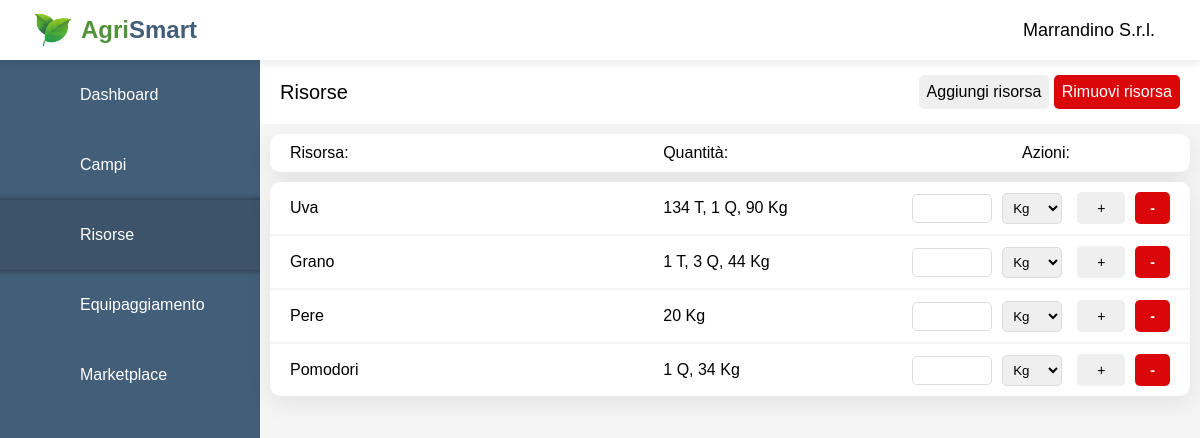
/agrismart/dashboard/resources.php (signed in), run on the app's committed database.
### tables this page shows
CREATE TABLE `risorse` (
  `id_risorsa` int(11) NOT NULL,
  `nome_risorsa` varchar(255) NOT NULL,
  `qnt` int(11) NOT NULL,
  `id_utente` int(11) DEFAULT NULL
);

### agrismart/dashboard/resources.php (the view, shortened to what this page needs)
<?php
    require_once "../main-page/scripts/database.php";
?>
<!DOCTYPE html>
<html lang="en">
<head>
    <link rel="stylesheet" href="https://atugatran.github.io/FontAwesome6Pro/css/all.min.css" >
    <link rel="stylesheet" href="styles/style_resources.css">
</head>
<body>
    <div class="container">
        <div class="topbar">
            <div class="topbar-logo">
                <a id="topbar-link-logo" href="dashboard.php">
                    <img src="/agrismart/img/leaf.png">
                    <h2 style="color: #52923a;">Agri</h2>
                    <h2 style="color: #435e78;">Smart</h2>
                </a>
            </div>
            <div class="topbar-session">
                <h3 id="topbar-farm-name"><?php echo $_SESSION['nomeAzienda']?></h3>
                <a href="scripts/logout.php"><button id="topbar-logout-btn"><i class='fa-regular fa-arrow-right-from-bracket'></i></button></a>
            </div>
        </div>
        <div class="sidebar">
            <div class="sidebar-button" id="sidebar-dashboard-button">
                <a href="dashboard.php">
                    <div>Dashboard</div>
                </a>
            </div>
            <div class="sidebar-button" id="sidebar-fields-button">
                <a href="fields.php">
                    <div>Campi</div>
                </a>
            </div>
            <div class="sidebar-button" id="sidebar-resources-button">
                <a href="resources.php">
                    <div>Risorse</div>
                </a>
            </div>
            <div class="sidebar-button" id="sidebar-equip-button">
                <a href="equip.php">
                    <div>Equipaggiamento</div>
                </a>
            </div>
            <div class="sidebar-button" id="sidebar-market-button">
                <a href="market.php">
                    <div>Marketplace</div>
                </a>
            </div>
            </div>
        </div>
        <div class="main">
            <div class="upbar">
                <div class="upbar-title">Risorse</div>
                <div class="upbar-buttons">
                    <button id="upbar-add-btn">Aggiungi risorsa</button>
                    <button id="upbar-remove-btn">Rimuovi risorsa</button>
                </div>
            </div>
            <div class="first-card">
                <div class="name">Risorsa:</div>
                <div class="quantity">Quantità:</div>
                <div class="act">Azioni:</div>
            </div>
            <?php
                $sql = "SELECT * FROM risorse WHERE id_utente = ?";
                $stmt = mysqli_stmt_init($conn);
                if (mysqli_stmt_prepare($stmt, $sql)) {
                    mysqli_stmt_bind_param($stmt, "i", $_SESSION["idUtente"]);
                    mysqli_stmt_execute($stmt);
                    $result = mysqli_stmt_get_result($stmt);
                    $rowCount = mysqli_num_rows($result);
                    $i=1;
                    if($rowCount>0){
                        echo "<div class='cards'>";
                    }
                    while ($row = mysqli_fetch_assoc($result)) {
                        echo "<div class='card'>" .
                                "<div class='card-name'>" . $row['nome_risorsa'] . "</div>" .
                                "<div class='card-quantity'>";
                                    $t = intdiv($row['qnt'], 1000);
                                    $q = intdiv($row['qnt'] % 1000, 100);
                                    $kg = $row['qnt'] % 100;
                                    echo  ($t > 0 ? " $t T" : "") . ($t>0 & $kg>0 & $q==0? "," : "").($t>0 & $q>0 ? "," : "") . ($q > 0 ? " $q Q" : "") . ($q>0 & $kg>0 ? "," : "") . ($kg > 0 ? " $kg Kg" : "") . (($q==0 & $kg==0 & $t==0 ? "Vuoto" : ""));
                        echo    "</div>" .
                                "<div class='card-actions'>" .
                                "<form action='resources.php' method='post'>" .
                                    "<input type='text' id='peso' name='peso' required>" .
                                    "<select name='unit' id='unit' required>
                                        <option value='Kg'>Kg</option>
                                        <option value='Q'>Q</option>
                                        <option value='T'>T</option>
                                    </select>" .
                                    "<input type='hidden' name='id-res-submit' value='" . $row["id_risorsa"] . "'>" .
                                    "<button type='submit' name='add-qnt-submit' id='card-add-btn'>  +  </button>" .
                                    "<button type='submit' name='rmv-qnt-submit'id='card-remove-btn'>  -  </button>" .
                                "</form>" .
                                "</div>";
                        echo "<form action='resources.php' method='post'>" .
                                    "<input type='hidden' name='id-res-submit' value='" . $row["id_risorsa"] . "'>" .
                                    "<button type='submit' name='delete-res-submit' class='card-delete disabled'>-</button>" .
                              "</form>
                            </div>";
                        if($rowCount>$i){
                            echo "<hr class='card-separator'>" ;
                        }
                        $i++;
                    }
                    if($rowCount>0){
                        echo "</div>";
                    }
                }
            ?>
        </div>
</body>
</html>

### agrismart/dashboard/styles/style_resources.css (style rules this page uses)
* { padding: 0; margin: 0; box-sizing: border-box; font-family: 'Montserrat', sans-serif; }
.main { position: absolute; top: 60px; width: calc(100% - 260px); left: 260px; min-height: calc(100vh - 60px); background: #f5f5f5; }
.topbar { position: fixed; background-color: #fff; box-shadow: 0 4px 8px 0 rgba(0,0,0,0.08); padding: 0 20px; height: 60px; width: 100%; display: flex; justify-content: space-between; align-items: center; z-index: 1; }
.topbar-logo img { width: 36px; margin-right: 10px; }
.topbar-session { display: flex; flex-direction: row; align-items: center; }
#topbar-link-logo { display: flex; align-items: center; text-decoration: none; padding-left: 15px; }
#topbar-farm-name { font-size: 18px; font-weight: 500; }
.sidebar { position: fixed; top: 60px; width: 260px; height: calc(100% - 60px); background:#435e78; overflow-x: hidden; }
.sidebar-button { width: 100%; padding: 5px 20px; background-color: #435e78; }
.sidebar-button a { width: 100%; font-weight: 450; text-decoration: none; color: #fff; height: 60px; display: flex; align-items: center; }
#sidebar-equip-button { box-shadow: inset 0px 10px 6px -10px rgba(0, 0, 0, 0.5); }
#sidebar-resources-button { background-color: #3c536a; }
#sidebar-fields-button { box-shadow: inset 0px -10px 6px -10px rgba(0, 0, 0, 0.5); }
.upbar { display: grid; grid-template-columns: 2fr auto; padding: 15px 20px; background-color: #fff; align-items: center; }
.upbar-title { font-size:20px; font-weight: 400; }
.upbar-buttons button { padding: 8px; border: none; border-radius: 5px; font-size: 16px; cursor: pointer; transition: 0.2s; }
#upbar-remove-btn { color:#fff; background-color: #db060a; }
.first-card { font-weight: 500; margin:10px; padding: 10px 20px; display: grid; align-items: center; grid-template-columns: 3fr 2fr auto; background: #fff; border-radius: 10px; box-shadow: 0 7px 25px rgba(0,0,0,0.08); }
.first-card .act { margin-left: 110px; margin-right: 100px; }
.cards { margin:10px; padding: 10px 20px; display:flex; flex-direction: column; justify-content: space-between; background: #fff; border-radius: 10px; box-shadow: 0 7px 25px rgba(0,0,0,0.08); }
.card { position: relative; display: grid; align-items: center; grid-template-columns: 3fr 2fr auto; }
.card-separator { margin:10px -20px; border:none; height: 2px; background-color: #f5f5f5; }
.card-actions button { padding: 8px; border: none; border-radius: 5px; font-size: 14px; cursor: pointer; transition: 0.2s; }
.card-actions input { width: 80px; padding: 6px; border: 1px solid #ddd; border-radius: 5px; }
.card-actions select { margin-left: 10px; width: 60px; padding: 6px; border: 1px solid #ddd; border-radius: 5px; }
#card-add-btn { margin-left: 15px; padding-left: 20px; padding-right: 20px; font-weight: 500; }
#card-remove-btn { background-color: #db060a; margin-left: 10px; padding-left: 15px; padding-right: 15px; font-weight: 700; color: white; }

### data on the page
risorse: nome_risorsa "Uva", qnt "134", qnt "1", qnt "90"
risorse: nome_risorsa "Grano", qnt "1", qnt "3", qnt "44"
risorse: nome_risorsa "Pere", qnt "20"
risorse: nome_risorsa "Pomodori", qnt "1", qnt "34"

### other printed values
$_SESSION['nomeAzienda'] "Marrandino S.r.l."
